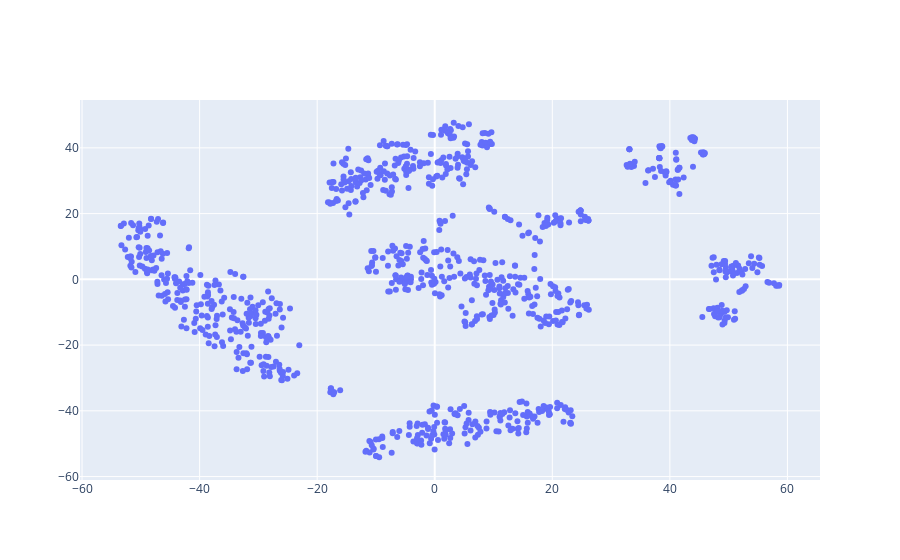

The code cell stored with this chart in its notebook:
### Code cell
# do tsne on the h3 dataframe

from sklearn.manifold import TSNE

tsne = TSNE(n_components=2, perplexity=30, n_iter=1000, verbose=1, metric="cosine")

tsne_results = tsne.fit_transform(h3_dataframe.drop(columns="object_id").to_numpy())

# merge the tsne results with the original dataframe
tsne_df = pd.DataFrame(tsne_results, columns=["tsne_x", "tsne_y"])

tsne_df = pd.concat([h3_dataframe["object_id"], tsne_df], axis=1)

# plot the tsne results
fig = go.Figure()


_plot_df = tsne_df.sample(1000)

fig.add_trace(
    go.Scatter(
        x=_plot_df["tsne_x"],
        y=_plot_df["tsne_y"],
        mode="markers",
    )
)

### Figure 1 — Plotly figure (JSON) as saved in the notebook; plotly's stock layout.template omitted (floating-point values rounded to 4 significant figures; data arrays with more than 128 entries replaced by an {"elided": "..."} marker saying what was removed)
{"data": [{"mode": "markers", "type": "scatter", "x": {"elided": "1000 float values"}, "y": {"elided": "1000 float values"}}], "layout": {}}
